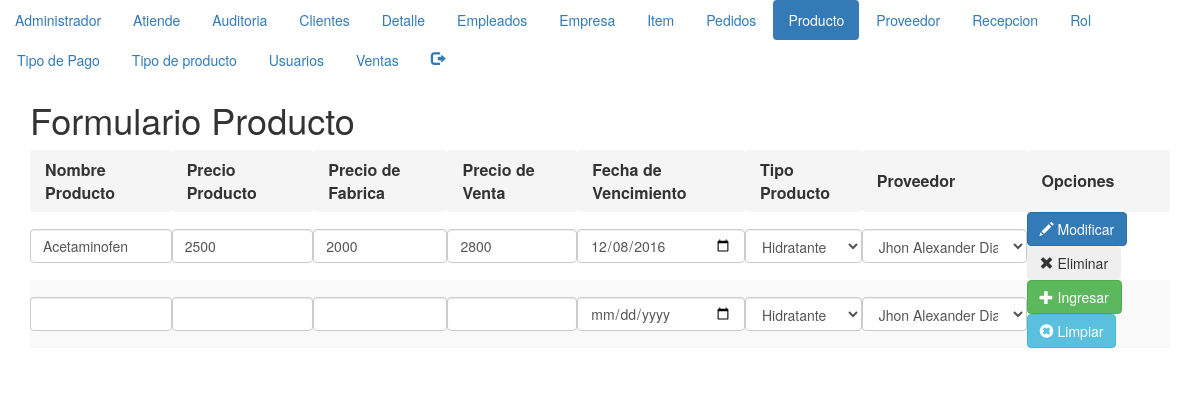
The app's page /formularioproducto.php (signed in) with its own data.
### tables this page shows
CREATE TABLE IF NOT EXISTS `producto` (
  `IdProducto` mediumint(9) NOT NULL,
  `NombreProducto` varchar(45) NOT NULL,
  `PrecioProducto` varchar(20) NOT NULL,
  `PrecioFabricaProducto` varchar(20) NOT NULL,
  `PrecioVenta` varchar(20) NOT NULL,
  `FechaVencimiento` date NOT NULL,
  `IdTipoProductoProducto` mediumint(9) NOT NULL,
  `IdProveedorProducto` mediumint(9) NOT NULL
);

CREATE TABLE IF NOT EXISTS `tipodeproducto` (
  `IdTipodeProducto` mediumint(9) NOT NULL,
  `DescripcionTipoproducto` varchar(45) NOT NULL
);

CREATE TABLE IF NOT EXISTS `proveedor` (
  `IdProveedor` mediumint(9) NOT NULL,
  `NombreProveedor` varchar(35) NOT NULL,
  `TelefonoProveedor` int(11) NOT NULL
);

### producto.php (called while the page is built, shortened)
<?php
    class Producto{
        private $_conexion;
        private $_paginacion = 10;
        function __construct($conexion,$IdProducto,$NombreProducto,$PrecioProducto,$PrecioFabricaProducto,$PrecioVenta,$FechaVencimiento,$IdTipoProductoProducto,$IdProveedorProducto){
            $this->_conexion = $conexion;
        }
        function listar($pagina){
            if ($pagina<=0){
                $listado = mysqli_query($this->_conexion,"SELECT * FROM producto ORDER BY IdProducto");
            }else{
                $paginacionMax = $pagina * $this->_paginacion;
                $paginacionMin = $paginacionMax - $this->_paginacion;
                $listado = mysqli_query($this->_conexion,"SELECT * FROM producto ORDER BY IdProducto LIMIT $paginacionMin, $paginacionMax") or die (mysqli_error($this->_conexion));
            }
            return $listado;
        }
         function getPermiso($idUsuario){
            $permisos=mysqli_query($this->_conexion,"SELECT ".static::class."srol AS elPermiso FROM rol WHERE IdRol IN(SELECT IdRolUsuario FROM Usuario WHERE IdUsuario = $idUsuario)");
            $unRegistro=mysqli_fetch_array($permisos);
            return $unRegistro["elPermiso"];
        }
    }
?>

### tipodeproducto.php (called while the page is built, shortened)
<?php
    class TipodeProducto{
        private $_conexion;
        private $_paginacion = 10;
        function __construct($conexion,$IdTipodeProducto,$DescripcionTipodeproducto){
            $this->_conexion = $conexion;
        }
        function listar($pagina){
            if ($pagina<=0){
                $listado = mysqli_query($this->_conexion,"SELECT * FROM tipodeproducto ORDER BY IdTipodeProducto");
            }else{
                $paginacionMax = $pagina * $this->_paginacion;
                $paginacionMin = $paginacionMax - $this->_paginacion;
                $listado = mysqli_query($this->_conexion,"SELECT * FROM tipodeproducto ORDER BY IdTipodeProducto LIMIT $paginacionMin, $paginacionMax") or die (mysqli_error($this->_conexion));
            }
            return $listado;
        }
    }
?>

### proveedor.php (called while the page is built, shortened)
<?php
    class Proveedor{
        private $_conexion;
        private $_paginacion = 10;
        function __construct($conexion,$IdProveedor,$NombreProveedor,$TelefonoProveedor){
            $this->_conexion = $conexion;
        }
        function listar($pagina){
            if ($pagina<=0){
                $listado = mysqli_query($this->_conexion,"SELECT * FROM proveedor ORDER BY IdProveedor");
            }else{
                $paginacionMax = $pagina * $this->_paginacion;
                $paginacionMin = $paginacionMax - $this->_paginacion;
                $listado = mysqli_query($this->_conexion,"SELECT * FROM proveedor ORDER BY IdProveedor LIMIT $paginacionMin, $paginacionMax") or die (mysqli_error($this->_conexion));
            }
            return $listado;
        }
    }
?>

### formularioproducto.php (the view, shortened to what this page needs)
<?php
    if (isset($_SESSION['id'])){
?>
<html>
<head>
<link rel="stylesheet" href="https://maxcdn.bootstrapcdn.com/bootstrap/3.3.7/css/bootstrap.min.css">
</head>
<body>
     <?php
        $formulario = "producto";
        include_once("menu.php");
        $pagina = (isset($_GET['pag']))?$_GET['pag']:"1";
    ?>
    <div class="container">
    <header>
        <h1>Formulario Producto</h1>
    </header>
    <table class="table-striped">
    <tbody>
        <tr>
        <th scope="col" class="breadcrumb">Nombre Producto</th>
        <th scope="col" class="breadcrumb">Precio Producto</th>
        <th scope="col" class="breadcrumb">Precio de Fabrica</th>
        <th scope="col" class="breadcrumb">Precio de Venta</th>
        <th scope="col" class="breadcrumb">Fecha de Vencimiento</th>
        <th scope="col" class="breadcrumb">Tipo Producto</th>
        <th scope="col" class="breadcrumb">Proveedor</th>
        <th scope="col" class="breadcrumb">Opciones</th>
        </tr>
<?php
        include_once("../Modelo/conexion.php");
        $objetoConexion = new conexion();
        $conexion = $objetoConexion->conectar();
        include_once("../Modelo/tipodeproducto.php");
        $objetoTipodeProducto = new TipodeProducto($conexion,0,'nombreproveedor','telefonoproveedor');
        $listaTipodeProductos = $objetoTipodeProducto->listar(0);
        include_once("../Modelo/proveedor.php");
        $objetoProveedor = new Proveedor($conexion,0,'nombreproveedor','telefonoproveedor');
        $listaProveedores = $objetoProveedor->listar(0);
        include_once("../Modelo/producto.php");
        $objetoProducto = new Producto($conexion,0,'nombreproducto','precioproducto','preciofabricaproducto','precioventa','fechavencimiento','idtipoproductoproducto','idproveedorproducto');
        $listaProductos = $objetoProducto->listar($pagina);
        $permiso = $objetoProducto->getPermiso($_SESSION['id']);
if (stripos($permiso,"r")!==false){
        while($unRegistro = mysqli_fetch_array($listaProductos)){
            echo '<tr><form id="fModificarProducto"'.$unRegistro["IdProducto"].' action="../Controlador/Controladorproducto.php" method="post">';
            echo '<td><input type="hidden" name="fIdProducto"         value="'.$unRegistro['IdProducto'].'">';
            echo '    <input type="text" name="fNombreProducto"  class="form-control"     value="'.$unRegistro['NombreProducto'].'"></td>';
            echo '<td><input type="text" name="fPrecioProducto"  class="form-control"     value="'.$unRegistro['PrecioProducto'].'"></td>';
            echo '<td><input type="text" name="fPrecioFabricaProducto"  class="form-control" value="'.$unRegistro['PrecioFabricaProducto'].'"></td>';
            echo '<td><input type="text" name="fPrecioVenta"  class="form-control"  value="'.$unRegistro['PrecioVenta'].'"></td>';
            echo '<td><input type="date" name="fFechaVencimiento"  class="form-control"    value="'.$unRegistro['FechaVencimiento'].'"></td>';
            echo '<td><select name="fIdTipoProductoProducto" class="form-control">';
            while($otroRegistro = mysqli_fetch_array($listaTipodeProductos)){
                echo "<option value='{$otroRegistro['IdTipodeProducto']}'";
                if($unRegistro['IdTipoProductoProducto']==$otroRegistro['IdTipodeProducto']){
                    echo " selected ";
                }
                echo ">{$otroRegistro['DescripcionTipoproducto']}</option>";
            }
            mysqli_data_seek($listaTipodeProductos,0);
            echo '</select></td>';
            echo '<td><select name="fIdProveedorProducto" class="form-control">';
            while($otroRegistro = mysqli_fetch_array($listaProveedores)){
                echo "<option value='{$otroRegistro['IdProveedor']}'";
                if($unRegistro['IdProveedorProducto']==$otroRegistro['IdProveedor']){
                    echo " selected ";
                }
                echo ">{$otroRegistro['NombreProveedor']}</option>";
            }
            mysqli_data_seek($listaProveedores,0);
            echo '</select></td>';
            echo '<td>';
            if (stripos($permiso,"u")!==false){
                echo '<button type="submit" class="btn btn-primary" name="fEnviar" value="Modificar"><span class="glyphicon glyphicon-pencil" aria-hidden="true"></span> Modificar</button>';
            }
            if (stripos($permiso,"d")!==false){
                echo '<button type="submit" class="btn btn-secondary" name="fEnviar" value="Eliminar"><span class="glyphicon glyphicon-remove" aria-hidden="true"></span> Eliminar</button>';
            }
            echo '</td>';
            echo '</form></tr>';
        }
}
    ?>
        <?php
        if (stripos($permiso,"c")!==false){
        ?>
            <tr><form id="fIngresarProducto" action="../Controlador/Controladorproducto.php" method="post">
                <td><input type="hidden" name="fIdProducto" value="0">
                    <input type="text" name="fNombreProducto" class="form-control"></td>
                <td><input type="text" name="fPrecioProducto" class="form-control"></td>
                <td><input type="text" name="fPrecioFabricaProducto" class="form-control"></td>
                <td><input type="text" name="fPrecioVenta" class="form-control"></td>
                <td><input type="date" name="fFechaVencimiento" class="form-control"></td>
                <td><select name="fIdTipoProductoProducto" class="form-control">
            <?php
                    while($otroRegistro = mysqli_fetch_array($listaTipodeProductos)){
                       echo "<option value='{$otroRegistro['IdTipodeProducto']}'>{$otroRegistro['DescripcionTipoproducto']}</option>";
                    }
            ?>
                </select></td>
                <td><select name="fIdProveedorProducto" class="form-control">
            <?php
                    while($otroRegistro = mysqli_fetch_array($listaProveedores)){
                       echo "<option value='{$otroRegistro['IdProveedor']}'>{$otroRegistro['NombreProveedor']}</option>";
                    }
            ?>
                </select></td>
                <td><button type="submit" class="btn btn-success" name="fEnviar" value="Ingresar"><span class="glyphicon glyphicon-plus" aria-hidden="true"></span> Ingresar</button>
                    <button type="reset" class="btn btn-info" name="fEnviar" value="Limpiar"><span class="glyphicon glyphicon-remove-sign" aria-hidden="true"></span> Limpiar</button></td>
                </form></tr>
         <?php
        }
        ?>
        </tbody>
    </table>
 <nav></nav>
</div>
</body>
</html>
<?php
    }else{
        header("location:../index.html");
    }
?>

### menu.php
<nav>
<ul class="nav nav-pills">
    <li <?php echo ($formulario=="administrador")?"class='active'":""; ?>><a href="formularioadministrador.php">Administrador</a></li>
    <li <?php echo ($formulario=="atiende")?"class='active'":""; ?>><a href="formularioatiende.php">Atiende</a></li>
    <li <?php echo ($formulario=="auditoria")?"class='active'":""; ?>><a href="formularioauditoria.php">Auditoria</a></li>
    <li <?php echo ($formulario=="clientes")?"class='active'":""; ?>><a href="formularioclientes.php">Clientes</a></li>
    <li <?php echo ($formulario=="detalle")?"class='active'":""; ?>><a href="formulariodetalle.php">Detalle</a></li>
    <li <?php echo ($formulario=="empleados")?"class='active'":""; ?>><a href="formularioempleados.php">Empleados</a></li>
    <li <?php echo ($formulario=="empresa")?"class='active'":""; ?>><a href="formularioempresa.php">Empresa</a></li>
    <li <?php echo ($formulario=="item")?"class='active'":""; ?>><a href="formularioitem.php">Item</a></li>
    <li <?php echo ($formulario=="pedidos")?"class='active'":""; ?>><a href="formulariopedidos.php">Pedidos</a></li>
    <li <?php echo ($formulario=="producto")?"class='active'":""; ?>><a href="formularioproducto.php">Producto</a></li>
    <li <?php echo ($formulario=="proveedor")?"class='active'":""; ?>><a href="formularioproveedor.php">Proveedor</a></li>
    <li <?php echo ($formulario=="recepcion")?"class='active'":""; ?>><a href="formulariorecepcion.php">Recepcion</a></li>
    <li <?php echo ($formulario=="rol")?"class='active'":""; ?>><a href="formulariorol.php">Rol</a></li>
    <li <?php echo ($formulario=="tipodepago")?"class='active'":""; ?>><a href="formulariotipodepago.php">Tipo de Pago</a></li>
    <li <?php echo ($formulario=="tipodeproducto")?"class='active'":""; ?>><a href="formulariotipodeproducto.php">Tipo de producto</a></li>
    <li <?php echo ($formulario=="usuario")?"class='active'":""; ?>><a href="formulariousuario.php">Usuarios</a></li>
    <li <?php echo ($formulario=="ventas")?"class='active'":""; ?>><a href="formularioventas.php">Ventas</a></li>
    <li <?php echo ($formulario=="cessionout")?"class='active'":""; ?>><a href="cessionout.php"><span class="glyphicon glyphicon-log-out" aria-hidden="true"></span></a></li>
</ul>
</nav>

### conexion.php (shortened to what this page needs)
<html><head></head><body>
</body>
</html>

### records on screen
producto: fNombreProducto "Acetaminofen", fPrecioProducto "2500", fPrecioFabricaProducto "2000", fPrecioVenta "2800", fFechaVencimiento "12/08/2016", fIdTipoProductoProducto "Hidratante", fIdProveedorProducto "Jhon Alexander Diaz Fontecha"

### other values on screen
form field fIdTipoProductoProducto "Hidratante"
form field fIdProveedorProducto "Jhon Alexander Diaz Fontecha"
